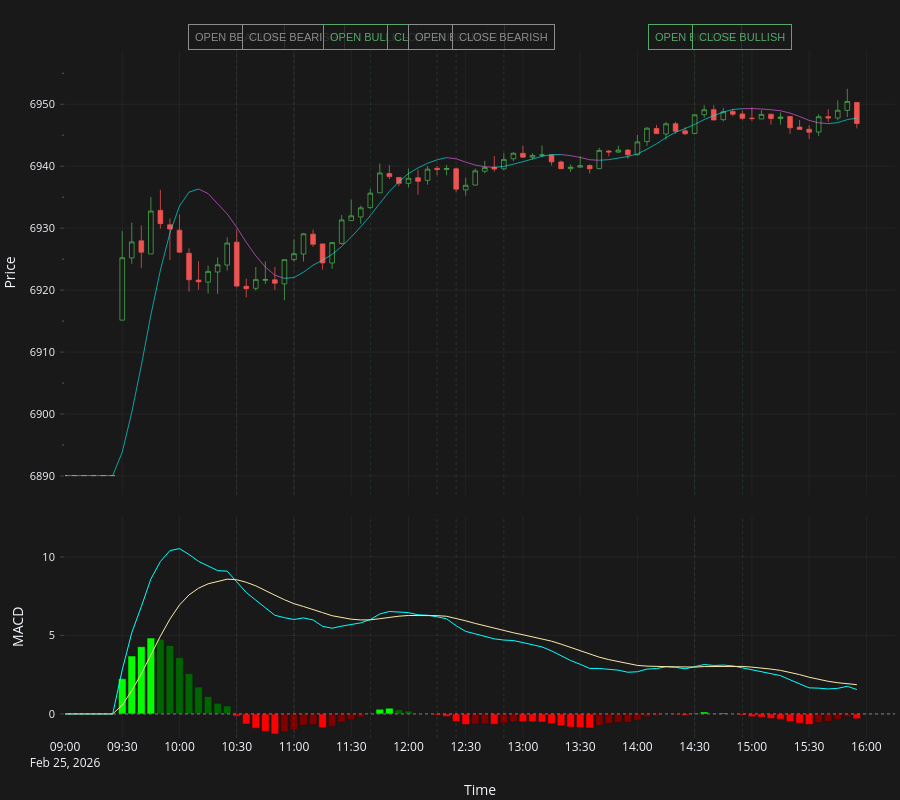

The notebook cell saved with this chart:
### Markdown cell above
## Historic Signals from InfluxDB

Query persisted `TradeSignal` records from InfluxDB and overlay them on the chart
using `download_signals()` → `to_vertical_line()` conversion.

### Code cell
historic_signals = streamer.download_signals(
    symbol=candle_symbol, start=start, stop=stop
)
print(f"Retrieved {len(historic_signals)} signals from InfluxDB")

historic_lines = [s.to_vertical_line() for s in historic_signals]

plot_macd_with_hull(
    df_macd_5m,
    pad_value=prior_day.close,
    start_time=start,
    end_time=stop + timedelta(minutes=15),
    vertical_lines=historic_lines,
)
